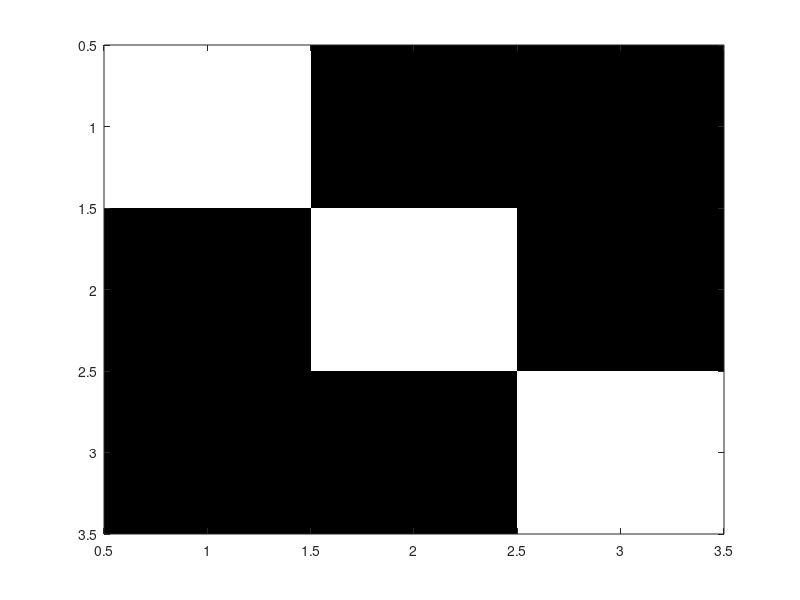
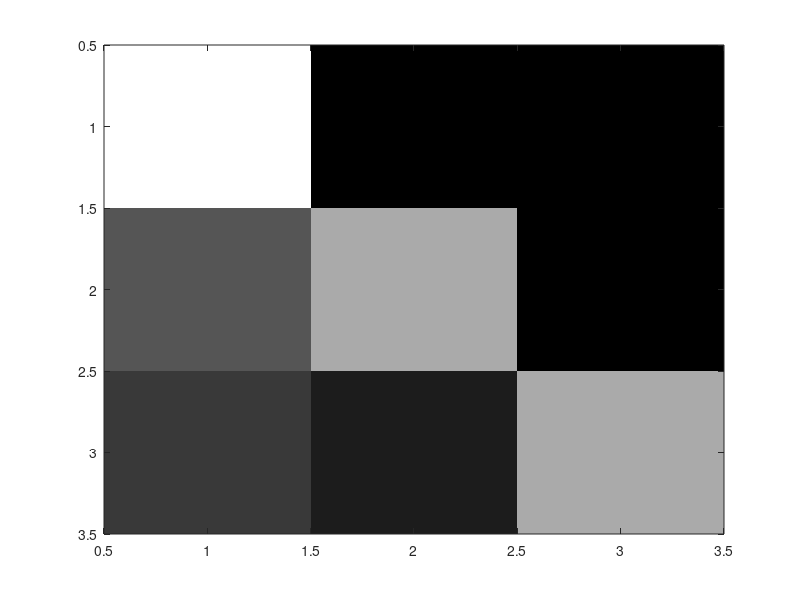

Write MATLAB code to recreate these figures, in order.
%Confusion Matrix

load('ps7.mat')

%Generate Confusion Matrix using Central Moments 
ModelCM = [modelA1_CM; modelA2_CM; modelA3_CM];
DataCM(:,:,1) = CM_dataA1;
DataCM(:,:,2) = CM_dataA2;
DataCM(:,:,3) = CM_dataA3;
DataSize = size(CM_dataA1,1);

for i = 1:3
    for j = 1:3
        dif = bsxfun(@minus, DataCM(:,:,i), ModelCM(j,:));
        EucDist(:,j) = sqrt(sum(dif.^2,2));
    end
        [M,I] = min(EucDist,[],2);
        CMatrix_CM(i,1) = numel(I(I == 1))/DataSize; 
        CMatrix_CM(i,2) = numel(I(I == 2))/DataSize;
        CMatrix_CM(i,3) = numel(I(I == 3))/DataSize;
end

%Generate Confusion Matrix using Scale Invariant Moments 
ModelSI = [modelA1_SI; modelA2_SI; modelA3_SI];
DataSI(:,:,1) = SI_dataA1;
DataSI(:,:,2) = SI_dataA2;
DataSI(:,:,3) = SI_dataA3;

for i = 1:3
    for j = 1:3
        dif = bsxfun(@minus, DataSI(:,:,i), ModelSI(j,:));
        EucDist(:,j) = sqrt(sum(dif.^2,2));
    end
        [M,I] = min(EucDist,[],2);
        CMatrix_SI(i,1) = numel(I(I == 1))/DataSize; 
        CMatrix_SI(i,2) = numel(I(I == 2))/DataSize;
        CMatrix_SI(i,3) = numel(I(I == 3))/DataSize;
end

imagesc(CMatrix_CM); colormap('Gray');
saveas(gcf,'output/CM_ConfMatrix.jpg');
close all;
imagesc(CMatrix_SI); colormap('Gray');
saveas(gcf,'output/SI_ConfMatrix.jpg');
close all;